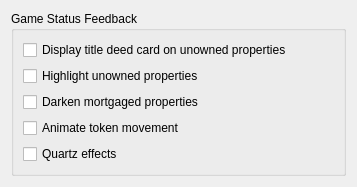
<?xml version="1.0" encoding="UTF-8"?>
<ui version="4.0">
 <class>ConfigBoard</class>
 <widget class="QWidget" name="ConfigBoard">
  <property name="geometry">
   <rect>
    <x>0</x>
    <y>0</y>
    <width>357</width>
    <height>174</height>
   </rect>
  </property>
  <layout class="QVBoxLayout" name="verticalLayout_2">
   <item>
    <widget class="QGroupBox" name="groupBox">
     <property name="title">
      <string>Game Status Feedback</string>
     </property>
     <layout class="QVBoxLayout" name="verticalLayout">
      <item>
       <widget class="QCheckBox" name="kcfg_IndicateUnowned">
        <property name="whatsThis">
         <string>If checked, unowned properties on the board display an estate card to indicate the property is for sale.</string>
        </property>
        <property name="text">
         <string>Display title deed card on unowned properties</string>
        </property>
       </widget>
      </item>
      <item>
       <widget class="QCheckBox" name="kcfg_HighliteUnowned">
        <property name="whatsThis">
         <string>If checked, unowned properties on the board are highlighted to indicate the property is for sale.</string>
        </property>
        <property name="text">
         <string>Highlight unowned properties</string>
        </property>
       </widget>
      </item>
      <item>
       <widget class="QCheckBox" name="kcfg_DarkenMortgaged">
        <property name="whatsThis">
         <string>If checked, mortgaged properties on the board will be colored darker than of the default color.</string>
        </property>
        <property name="text">
         <string>Darken mortgaged properties</string>
        </property>
       </widget>
      </item>
      <item>
       <widget class="QCheckBox" name="kcfg_AnimateToken">
        <property name="whatsThis">
         <string>If checked, tokens will move across the board instead of jumping directly to their new location.</string>
        </property>
        <property name="text">
         <string>Animate token movement</string>
        </property>
       </widget>
      </item>
      <item>
       <widget class="QCheckBox" name="kcfg_QuartzEffects">
        <property name="whatsThis">
         <string>If checked, the colored headers of street estates on the board will have a Quartz effect similar to the Quartz KWin style.</string>
        </property>
        <property name="text">
         <string>Quartz effects</string>
        </property>
       </widget>
      </item>
     </layout>
    </widget>
   </item>
   <item>
    <spacer name="verticalSpacer">
     <property name="orientation">
      <enum>Qt::Vertical</enum>
     </property>
     <property name="sizeHint" stdset="0">
      <size>
       <width>20</width>
       <height>3</height>
      </size>
     </property>
    </spacer>
   </item>
  </layout>
 </widget>
 <resources/>
 <connections/>
</ui>
